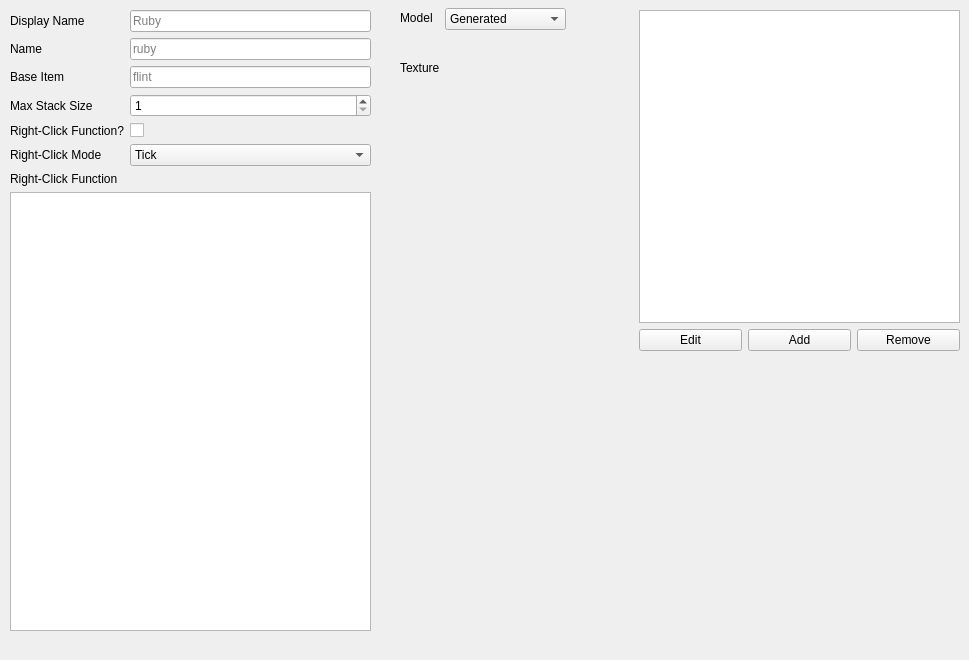
    <widget class="QWidget" name="itemTab">
     <attribute name="title">
      <string>Items</string>
     </attribute>
     <widget class="QWidget" name="formLayoutWidget_3">
      <property name="geometry">
       <rect>
        <x>10</x>
        <y>10</y>
        <width>361</width>
        <height>641</height>
       </rect>
      </property>
      <layout class="QFormLayout" name="formLayout_3">
       <item row="0" column="0">
        <widget class="QLabel" name="itemDisplayNameLabel">
         <property name="text">
          <string>Display Name</string>
         </property>
        </widget>
       </item>
       <item row="0" column="1">
        <widget class="QLineEdit" name="itemDisplayName">
         <property name="toolTip">
          <string>&lt;html&gt;&lt;head/&gt;&lt;body&gt;&lt;p&gt;The name of your custom item! This'll be what you see in your inventory.&lt;/p&gt;&lt;/body&gt;&lt;/html&gt;</string>
         </property>
         <property name="placeholderText">
          <string>Ruby</string>
         </property>
        </widget>
       </item>
       <item row="1" column="0">
        <widget class="QLabel" name="itemNameLabel">
         <property name="text">
          <string>Name</string>
         </property>
        </widget>
       </item>
       <item row="1" column="1">
        <widget class="QLineEdit" name="itemName">
         <property name="toolTip">
          <string>&lt;html&gt;&lt;head/&gt;&lt;body&gt;&lt;p&gt;The name of your item that the game recognizes it as.&lt;/p&gt;&lt;/body&gt;&lt;/html&gt;</string>
         </property>
         <property name="placeholderText">
          <string>ruby</string>
         </property>
        </widget>
       </item>
       <item row="2" column="0">
        <widget class="QLabel" name="itemBaseItemLabel">
         <property name="text">
          <string>Base Item</string>
         </property>
        </widget>
       </item>
       <item row="2" column="1">
        <widget class="QLineEdit" name="itemBaseItem">
         <property name="toolTip">
          <string>&lt;html&gt;&lt;head/&gt;&lt;body&gt;&lt;p&gt;The Minecraft item your custom item is wrapped around. &lt;span style=&quot; font-weight:700;&quot;&gt;Do not add a minecraft: prefix to this item!&lt;/span&gt;&lt;/p&gt;&lt;/body&gt;&lt;/html&gt;</string>
         </property>
         <property name="placeholderText">
          <string>flint</string>
         </property>
        </widget>
       </item>
       <item row="4" column="0">
        <widget class="QLabel" name="label_2">
         <property name="text">
          <string>Right-Click Function?</string>
         </property>
        </widget>
       </item>
       <item row="4" column="1">
        <widget class="QCheckBox" name="itemRightClickCheck">
         <property name="toolTip">
          <string>&lt;html&gt;&lt;head/&gt;&lt;body&gt;&lt;p&gt;Whether or not you want to have a set of special commands run whenever you rightclick your item.&lt;/p&gt;&lt;/body&gt;&lt;/html&gt;</string>
         </property>
         <property name="text">
          <string/>
         </property>
        </widget>
       </item>
       <item row="7" column="0" colspan="2">
        <widget class="QPlainTextEdit" name="itemRightClickFunc">
         <property name="toolTip">
          <string>&lt;html&gt;&lt;head/&gt;&lt;body&gt;&lt;p&gt;A list of commands that will be run whenever you rightclick. &lt;span style=&quot; font-weight:700;&quot;&gt;The program does not check if this will work or not! Any problems made here are the fault of the user.&lt;/span&gt;&lt;/p&gt;&lt;/body&gt;&lt;/html&gt;</string>
         </property>
        </widget>
       </item>
       <item row="8" column="0">
        <widget class="QLabel" name="label_3">
         <property name="text">
          <string/>
         </property>
        </widget>
       </item>
       <item row="5" column="1">
        <widget class="QComboBox" name="itemRightClickMode">
         <property name="toolTip">
          <string>&lt;html&gt;&lt;head/&gt;&lt;body&gt;&lt;p&gt;The mode of the right-click method.&lt;/p&gt;&lt;p&gt;Tick: The function runs 20 times per second as long as you are holding rightclick.&lt;br/&gt;Impulse: Runs once whenever you rightclick your item.&lt;/p&gt;&lt;/body&gt;&lt;/html&gt;</string>
         </property>
         <item>
          <property name="text">
           <string>Tick</string>
          </property>
         </item>
         <item>
          <property name="text">
           <string>Impulse</string>
          </property>
         </item>
        </widget>
       </item>
       <item row="5" column="0">
        <widget class="QLabel" name="label_4">
         <property name="text">
          <string>Right-Click Mode</string>
         </property>
        </widget>
       </item>
       <item row="6" column="0">
        <widget class="QLabel" name="label_5">
         <property name="text">
          <string>Right-Click Function</string>
         </property>
        </widget>
       </item>
       <item row="3" column="0">
        <widget class="QLabel" name="label_6">
         <property name="text">
          <string>Max Stack Size</string>
         </property>
        </widget>
       </item>
       <item row="3" column="1">
        <widget class="QSpinBox" name="itemStackSize">
         <property name="toolTip">
          <string>&lt;html&gt;&lt;head/&gt;&lt;body&gt;&lt;p&gt;The stack size of your item! Can be anything from 1 to 99, and can be used for any base item!&lt;/p&gt;&lt;/body&gt;&lt;/html&gt;</string>
         </property>
         <property name="minimum">
          <number>1</number>
         </property>
        </widget>
       </item>
      </layout>
     </widget>
     <widget class="QLabel" name="itemModelLabel">
      <property name="geometry">
       <rect>
        <x>400</x>
        <y>10</y>
        <width>49</width>
        <height>16</height>
       </rect>
      </property>
      <property name="text">
       <string>Model</string>
      </property>
     </widget>
     <widget class="QComboBox" name="itemModel">
      <property name="geometry">
       <rect>
        <x>445</x>
        <y>8</y>
        <width>121</width>
        <height>22</height>
       </rect>
      </property>
      <property name="toolTip">
       <string>&lt;html&gt;&lt;head/&gt;&lt;body&gt;&lt;p&gt;The model your custom item will use.&lt;/p&gt;&lt;p&gt;Generated: Normal items.&lt;/p&gt;&lt;p&gt;Handheld: For thigns such as tools, swords, etc.&lt;/p&gt;&lt;p&gt;Custom: If you want to select a custom model you made in &lt;span style=&quot; font-weight:700;&quot;&gt;BlockBench&lt;/span&gt;.&lt;/p&gt;&lt;/body&gt;&lt;/html&gt;</string>
      </property>
      <item>
       <property name="text">
        <string>Generated</string>
       </property>
      </item>
      <item>
       <property name="text">
        <string>Handheld</string>
       </property>
      </item>
      <item>
       <property name="text">
        <string>Custom</string>
       </property>
      </item>
     </widget>
     <widget class="QLabel" name="itemTextureLabel">
      <property name="geometry">
       <rect>
        <x>400</x>
        <y>60</y>
        <width>49</width>
        <height>16</height>
       </rect>
      </property>
      <property name="text">
       <string>Texture</string>
      </property>
     </widget>
     <widget class="QPushButton" name="itemTextureButton">
      <property name="geometry">
       <rect>
        <x>460</x>
        <y>40</y>
        <width>50</width>
        <height>50</height>
       </rect>
      </property>
      <property name="toolTip">
       <string>&lt;html&gt;&lt;head/&gt;&lt;body&gt;&lt;p&gt;The texture of your item!&lt;/p&gt;&lt;/body&gt;&lt;/html&gt;</string>
      </property>
      <property name="text">
       <string/>
      </property>
      <property name="flat">
       <bool>true</bool>
      </property>
     </widget>
     <widget class="QLabel" name="itemTexture">
      <property name="geometry">
       <rect>
        <x>460</x>
        <y>40</y>
        <width>50</width>
        <height>50</height>
       </rect>
      </property>
      <property name="text">
       <string/>
      </property>
     </widget>
     <widget class="QWidget" name="gridLayoutWidget_2">
      <property name="geometry">
       <rect>
        <x>639</x>
        <y>10</y>
        <width>321</width>
        <height>341</height>
       </rect>
      </property>
      <layout class="QGridLayout" name="gridLayout_3">
       <item row="4" column="2">
        <widget class="QPushButton" name="itemAddButton">
         <property name="toolTip">
          <string>&lt;html&gt;&lt;head/&gt;&lt;body&gt;&lt;p&gt;Adds your new custom item to the list!&lt;/p&gt;&lt;/body&gt;&lt;/html&gt;</string>
         </property>
         <property name="text">
          <string>Add</string>
         </property>
        </widget>
       </item>
       <item row="4" column="1">
        <widget class="QPushButton" name="itemEditButton">
         <property name="toolTip">
          <string>&lt;html&gt;&lt;head/&gt;&lt;body&gt;&lt;p&gt;Lets you edit a custom item you've already added.&lt;/p&gt;&lt;/body&gt;&lt;/html&gt;</string>
         </property>
         <property name="text">
          <string>Edit</string>
         </property>
        </widget>
       </item>
       <item row="4" column="3">
        <widget class="QPushButton" name="itemRemoveButton">
         <property name="toolTip">
          <string>&lt;html&gt;&lt;head/&gt;&lt;body&gt;&lt;p&gt;Deletes an item from the list. &lt;span style=&quot; font-weight:700;&quot;&gt;Cannot be undone!&lt;/span&gt;&lt;/p&gt;&lt;/body&gt;&lt;/html&gt;</string>
         </property>
         <property name="text">
          <string>Remove</string>
         </property>
        </widget>
       </item>
       <item row="3" column="1" colspan="3">
        <widget class="QListWidget" name="itemList">
         <property name="toolTip">
          <string>&lt;html&gt;&lt;head/&gt;&lt;body&gt;&lt;p&gt;The list of all items that will be generated when you press Generate Pack.&lt;/p&gt;&lt;/body&gt;&lt;/html&gt;</string>
         </property>
        </widget>
       </item>
      </layout>
     </widget>
     <zorder>formLayoutWidget_3</zorder>
     <zorder>itemModelLabel</zorder>
     <zorder>itemModel</zorder>
     <zorder>itemTextureLabel</zorder>
     <zorder>itemTexture</zorder>
     <zorder>gridLayoutWidget_2</zorder>
     <zorder>itemTextureButton</zorder>
    </widget>
